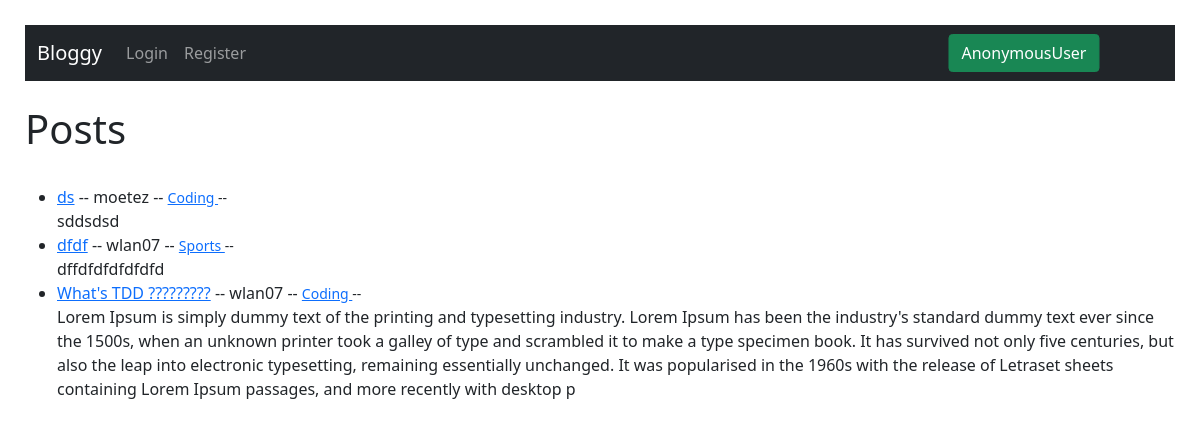
The app's page /, older data.
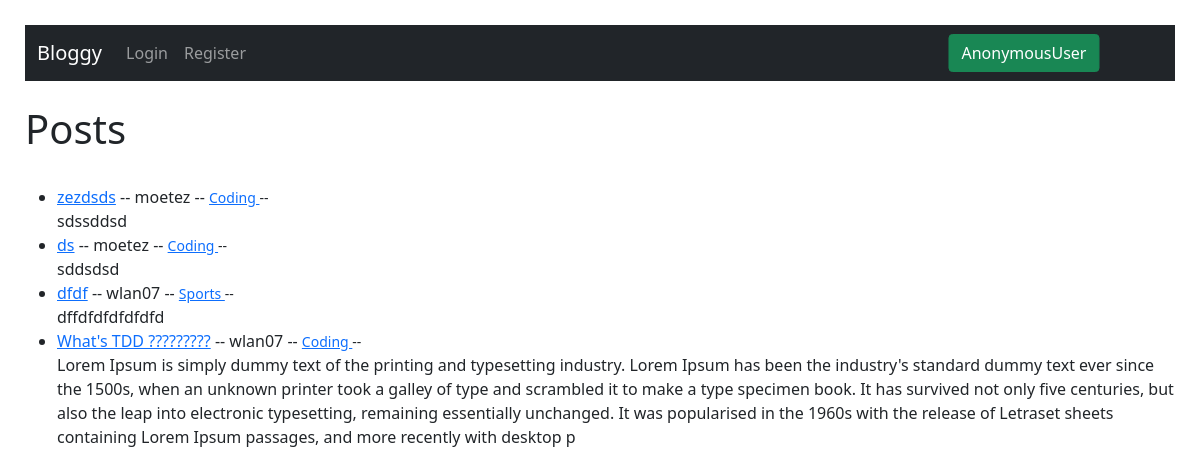
The same page, newer data.
### myblogapp/models.py (models this page shows, shortened)
class Post(models.Model):
    title = models.CharField(max_length=200)
    author = models.ForeignKey(User, on_delete=models.CASCADE)
    body = models.TextField()
    category = models.ForeignKey(
        Category, default=get_default_category, on_delete=models.CASCADE)
    likes = models.ManyToManyField(User,related_name="blog_likes")

class Category(models.Model):
    name = models.CharField(max_length=200)
    def __str__(self) -> str:
        return self.name

### myblogapp/views.py (the view)
# urls.py: path('', HomeView.as_view(), name="home"),
class HomeView(ListView):
    model = Post
    template_name = 'myblogapp/home.html'
    context_object_name = 'lastest_posts_list'
    ordering = ['-id']
    def get_context_data(self, **kwargs):
        context = super().get_context_data(**kwargs)
        context['cat_menu'] = Category.objects.all()
        return context

### myblogapp/templates/myblogapp/home.html (shortened to what this page needs)
{% include 'myblogapp/base.html'%}
{%block content%}
<h1>Posts</h1>
{% if lastest_posts_list %}
<ul>
    {% for post in lastest_posts_list %}
    <li> <a href="{% url 'detail-post' post.pk %}">{{post.title}}</a> -- {{post.author}} --
        <small><a href="{% url 'filter' post.category|slugify %}"> {{post.category}} </a> --</small>
        <br>
        {{post.body|slice:":500"}}
    </li>
    {% endfor %}
</ul>
{%else%}
<p>NO POSTS HERE !</p>
{% endif %}
{% endblock %}

### myblogapp/templates/myblogapp/base.html (shortened to what this page needs)
<!doctype html>
<html lang="en">
<head>
    <link href="https://cdn.jsdelivr.net/npm/bootstrap@5.1.3/dist/css/bootstrap.min.css" rel="stylesheet"
>
</head>
<body style="padding: 25px;">
    <nav class="navbar navbar-expand-lg navbar-dark bg-dark">
        <div class="container-fluid">
            <a class="navbar-brand" href="{% url 'home' %}">Bloggy</a>
            <div class="collapse navbar-collapse" id="navbarSupportedContent">
                <ul class="navbar-nav me-auto mb-2 mb-lg-0">
                    {% if user.is_authenticated %}
                    {% if cat_menu %}
                    <li class="nav-item dropdown">
                        <a class="nav-link dropdown-toggle" href="#" id="navbarDropdown" role="button"
                            data-bs-toggle="dropdown" aria-expanded="false">
                            Categories
                        </a>
                        <ul class="dropdown-menu" aria-labelledby="navbarDropdown">
                            {% for cat in cat_menu %}
                            <li><a class="dropdown-item" href="{% url 'filter' cat|slugify %}">{{cat}}</a></li>
                            {% endfor %}
                        </ul>
                    </li>
                    {%endif%}
                    <li class="nav-item">
                        <a class="nav-link" href="{% url 'add-post' %}">Add Post</a>
                    </li>
                    <li class="nav-item">
                        <a class="nav-link" href="{% url 'add-category' %}">Add Category</a>
                    </li>
                    <li class="nav-item">
                        <a class="nav-link" href="{% url 'logout' %}">Logout</a>
                    </li>
                    {%else%}
                    <li class="nav-item">
                        <a class="nav-link" href="{% url 'login' %}">Login</a>
                    </li>
                    <li class="nav-item">
                        <a class="nav-link" href="{% url 'register' %}">Register</a>
                    </li>
                    {%endif%}
                    <li class="nav-item position-absolute top-50 end-0 translate-middle">
                        <button type="button" class="btn btn-success">
                            {{user}}
                        </button>
                    </li>
                </ul>
            </div>
        </div>
    </nav>
    <br>
</body>
</html>

Row changes from the older to the newer data that the page shows:
added Post: title "zezdsds", author "moetez", category "Coding", body "sdssddsd"
